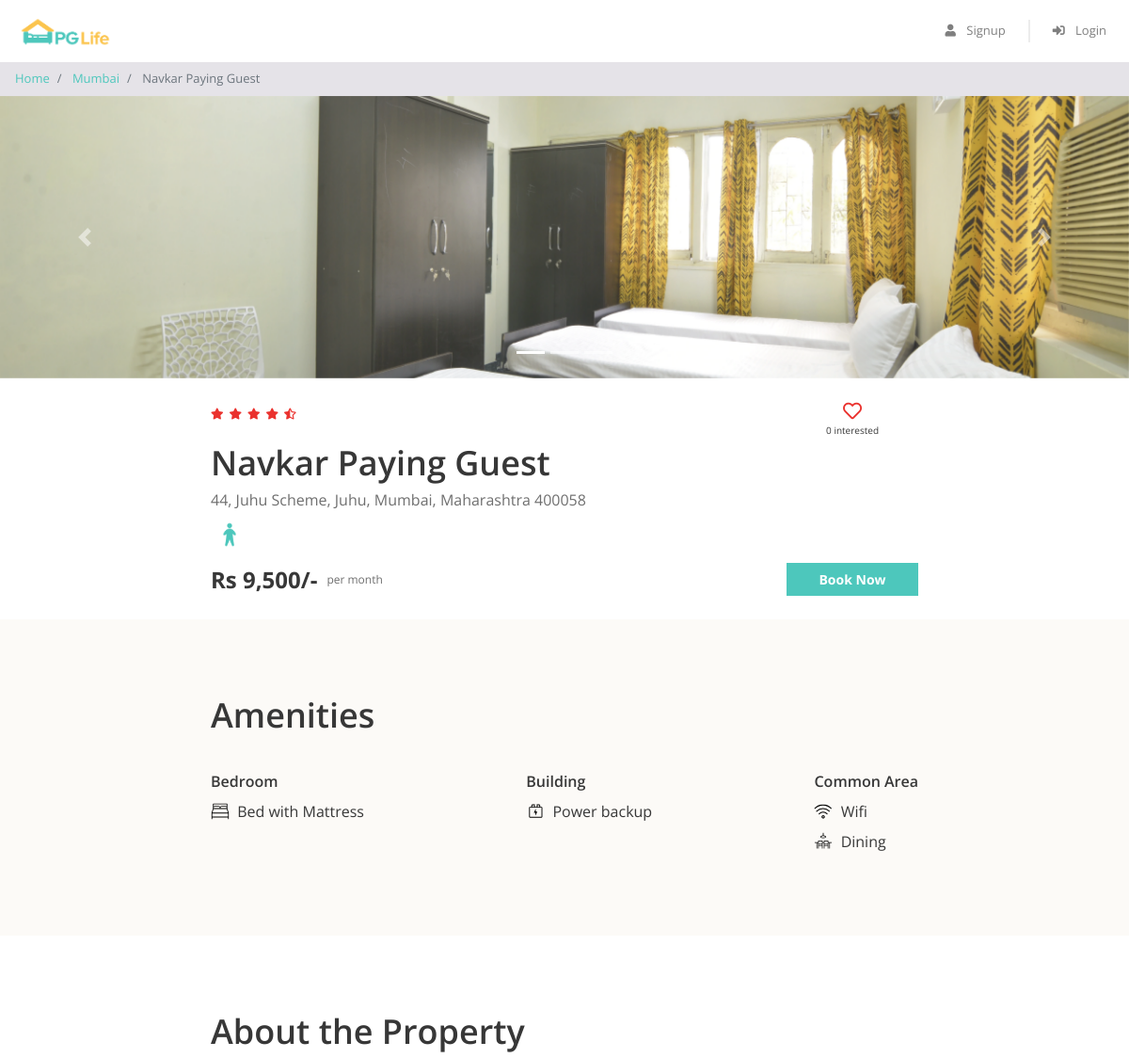
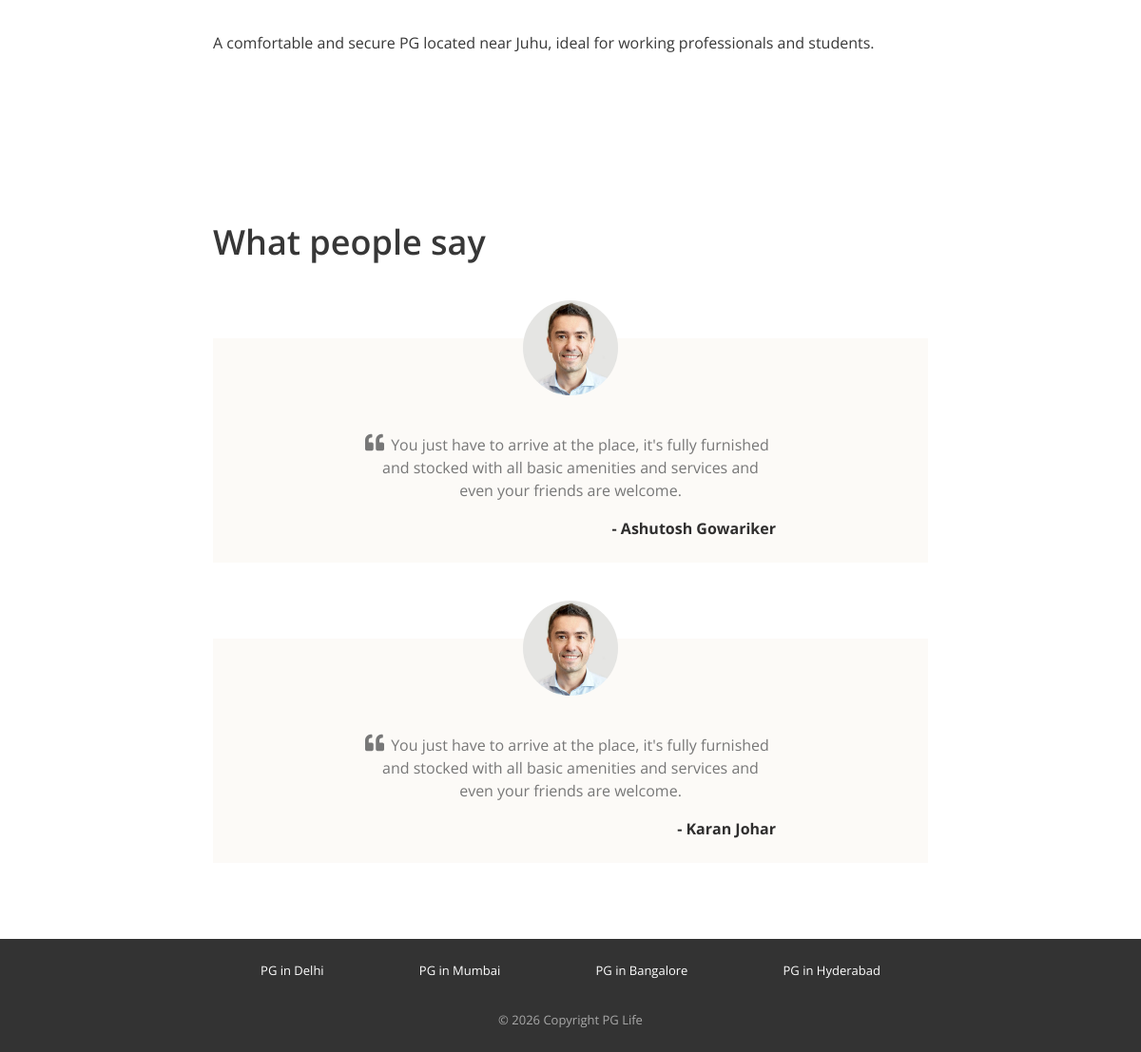
/property_detail.php?id=1, run on the app's committed database (2 pictures, top to bottom).
### tables this page shows
CREATE TABLE properties (
    id INT AUTO_INCREMENT PRIMARY KEY,
    name VARCHAR(150) NOT NULL,
    address VARCHAR(255) NOT NULL,
    city VARCHAR(100) NOT NULL,
    price INT NOT NULL,
    gender ENUM('male','female','unisex') NOT NULL,
    rating DECIMAL(2,1) DEFAULT 0,
    image_folder VARCHAR(50) NOT NULL,    
    description TEXT
);

CREATE TABLE amenities (
    id INT AUTO_INCREMENT PRIMARY KEY,
    name VARCHAR(100) NOT NULL,
    icon VARCHAR(255) NOT NULL,           
    category VARCHAR(50) NOT NULL         
);

### property_detail.php (the view, shortened to what this page needs)
<?php
require_once 'includes/db.php';
$id = intval($_GET['id'] ?? 0);
$stmt = $conn->prepare("SELECT p.*,
        (SELECT COUNT(*) FROM interested_users iu WHERE iu.property_id = p.id) AS interested_count
        FROM properties p WHERE p.id = ?");
$stmt->bind_param("i", $id);
$stmt->execute();
$result = $stmt->get_result();
$property = $result->fetch_assoc();
$folder = "img/properties/" . $property['image_folder'] . "/";
$images = [];
if (is_dir($folder)) {
    $files = array_values(array_diff(scandir($folder), ['.', '..']));
    foreach ($files as $f) {
        $images[] = $folder . $f;
    }
}
$amStmt = $conn->prepare("SELECT a.name, a.icon, a.category FROM amenities a
                           JOIN property_amenities pa ON a.id = pa.amenity_id
                           WHERE pa.property_id = ?
                           ORDER BY a.category");
$amStmt->bind_param("i", $id);
$amStmt->execute();
$amResult = $amStmt->get_result();
$amenitiesByCategory = [];
while ($row = $amResult->fetch_assoc()) {
    $amenitiesByCategory[$row['category']][] = $row;
}
$isInterested = false;
$bookingStatus = null;
function starsHtml($rating) {
    $full = floor($rating);
    $half = ($rating - $full) >= 0.5;
    $html = '';
    for ($i = 0; $i < $full; $i++) $html .= '<i class="fas fa-star"></i>';
    if ($half) $html .= '<i class="fas fa-star-half-alt"></i>';
    $remaining = 5 - $full - ($half ? 1 : 0);
    for ($i = 0; $i < $remaining; $i++) $html .= '<i class="far fa-star"></i>';
    return $html;
}
$genderIcon = $property['gender'] === 'male' ? 'img/male.png' : ($property['gender'] === 'female' ? 'img/female.png' : 'img/unisex.png');
?>
<!DOCTYPE html>
<html lang="en">
<head>
    <link href="css/bootstrap.min.css" rel="stylesheet" />
    <link href="https://use.fontawesome.com/releases/v5.11.2/css/all.css" rel="stylesheet" />
    <link href="css/common.css" rel="stylesheet" />
    <link href="css/property_detail.css" rel="stylesheet" />
</head>
<body>
    <div class="header sticky-top">
        <nav class="navbar navbar-expand-md navbar-light">
            <a class="navbar-brand" href="index.php">
                <img src="img/logo.png" />
            </a>
            <div class="collapse navbar-collapse justify-content-end" id="my-navbar">
                <ul class="navbar-nav">
                    <?php include 'includes/nav_state.php'; ?>
                </ul>
            </div>
        </nav>
    </div>
    <nav aria-label="breadcrumb">
        <ol class="breadcrumb py-2">
            <li class="breadcrumb-item">
                <a href="index.php">Home</a>
            </li>
            <li class="breadcrumb-item">
                <a href="property_list.php?city=<?= urlencode($property['city']) ?>"><?= htmlspecialchars($property['city']) ?></a>
            </li>
            <li class="breadcrumb-item active" aria-current="page">
                <?= htmlspecialchars($property['name']) ?>
            </li>
        </ol>
    </nav>
    <div id="property-images" class="carousel slide" data-ride="carousel">
        <ol class="carousel-indicators">
            <?php foreach ($images as $i => $img): ?>
                <li data-target="#property-images" data-slide-to="<?= $i ?>" class="<?= $i === 0 ? 'active' : '' ?>"></li>
            <?php endforeach; ?>
        </ol>
        <div class="carousel-inner">
            <?php foreach ($images as $i => $img): ?>
                <div class="carousel-item <?= $i === 0 ? 'active' : '' ?>">
                    <img class="d-block w-100" src="<?= htmlspecialchars($img) ?>" alt="slide">
                </div>
            <?php endforeach; ?>
        </div>
        <a class="carousel-control-prev" href="#property-images" role="button" data-slide="prev">
            <span class="carousel-control-prev-icon" aria-hidden="true"></span>
        </a>
        <a class="carousel-control-next" href="#property-images" role="button" data-slide="next">
            <span class="carousel-control-next-icon" aria-hidden="true"></span>
        </a>
    </div>
    <div class="property-summary page-container">
        <div class="row no-gutters justify-content-between">
            <div class="star-container" title="<?= $property['rating'] ?>">
                <?= starsHtml($property['rating']) ?>
            </div>
            <div class="interested-container">
                <i id="interestBtn" data-id="<?= $property['id'] ?>"
                   class="is-interested-image <?= $isInterested ? 'fas' : 'far' ?> fa-heart"></i>
                <div class="interested-text">
                    <span id="interestedCount" class="interested-user-count"><?= $property['interested_count'] ?></span> interested
                </div>
            </div>
        </div>
        <div class="detail-container">
            <div class="property-name"><?= htmlspecialchars($property['name']) ?></div>
            <div class="property-address"><?= htmlspecialchars($property['address']) ?></div>
            <div class="property-gender">
                <img src="<?= $genderIcon ?>" />
            </div>
        </div>
        <div class="row no-gutters">
            <div class="rent-container col-6">
                <div class="rent">Rs <?= number_format($property['price']) ?>/-</div>
                <div class="rent-unit">per month</div>
            </div>
            <div class="button-container col-6">
                <button id="bookBtn" data-id="<?= $property['id'] ?>"
                        class="btn <?= $bookingStatus ? 'btn-secondary' : 'btn-primary' ?>"
                        <?= $bookingStatus ? 'disabled' : '' ?>>
                    <?= $bookingStatus ? ucfirst($bookingStatus) : 'Book Now' ?>
                </button>
            </div>
        </div>
    </div>
    <div class="property-amenities">
        <div class="page-container">
            <h1>Amenities</h1>
            <div class="row justify-content-between">
                <?php foreach ($amenitiesByCategory as $category => $items): ?>
                    <div class="col-md-auto">
                        <h5><?= htmlspecialchars($category) ?></h5>
                        <?php foreach ($items as $item): ?>
                            <div class="amenity-container">
                                <img src="<?= htmlspecialchars($item['icon']) ?>">
                                <span><?= htmlspecialchars($item['name']) ?></span>
                            </div>
                        <?php endforeach; ?>
                    </div>
                <?php endforeach; ?>
            </div>
        </div>
    </div>
    <div class="property-about page-container">
        <h1>About the Property</h1>
        <p><?= nl2br(htmlspecialchars($property['description'])) ?></p>
    </div>
    <div class="property-testimonials page-container">
        <h1>What people say</h1>
        <div class="testimonial-block">
            <div class="testimonial-image-container">
                <img class="testimonial-img" src="img/man.png">
            </div>
            <div class="testimonial-text">
                <i class="fa fa-quote-left" aria-hidden="true"></i>
                <p>You just have to arrive at the place, it's fully furnished and stocked with all basic amenities and services and even your friends are welcome.</p>
            </div>
            <div class="testimonial-name">- Ashutosh Gowariker</div>
        </div>
        <div class="testimonial-block">
            <div class="testimonial-image-container">
                <img class="testimonial-img" src="img/man.png">
            </div>
            <div class="testimonial-text">
                <i class="fa fa-quote-left" aria-hidden="true"></i>
                <p>You just have to arrive at the place, it's fully furnished and stocked with all basic amenities and services and even your friends are welcome.</p>
            </div>
            <div class="testimonial-name">- Karan Johar</div>
        </div>
    </div>
    <div class="footer">
        <div class="page-container footer-container">
            <div class="footer-cities">
                <div class="footer-city"><a href="property_list.php?city=Delhi">PG in Delhi</a></div>
                <div class="footer-city"><a href="property_list.php?city=Mumbai">PG in Mumbai</a></div>
                <div class="footer-city"><a href="property_list.php?city=Bangalore">PG in Bangalore</a></div>
                <div class="footer-city"><a href="property_list.php?city=Hyderabad">PG in Hyderabad</a></div>
            </div>
            <div class="footer-copyright">© 2026 Copyright PG Life </div>
        </div>
    </div>
</body>
</html>

### css/common.css (style rules this page uses)
* { box-sizing: border-box; font-family: 'Open Sans', sans-serif; }
body { color: #373737; font-size: 16px; position: relative; }
h1, h2, h3, h4, h5, h6 { font-weight: 600; }
h1 { font-size: 36px; margin-bottom: 40px; }
h5 { font-size: 16px; margin-bottom: 10px; }
.btn-primary, .btn-warning, .btn-danger { color: white; font-weight: bold; }
.breadcrumb { background-color: #e5e3e8; font-size: 13px; border-radius: 0px; margin-bottom: 0px; }
.page-container { max-width: 800px; padding: 80px 24px; margin: auto; }
.header { background-color: white; font-size: 13px; }
.header .navbar .navbar-brand img { height: 40px; }
.footer { background-color: #333333; font-size: 13px; }
.footer-container { padding: 24px; }
.footer-cities { display: flex; flex-wrap: wrap; justify-content: space-around; }
.footer-city { margin-bottom: 8px; text-align: center; }
.footer-city a { color: #ffffff; }
.footer-copyright { color: #a9a9a9; text-align: center; padding-top: 24px; }

### css/property_detail.css (style rules this page uses)
.carousel img { height: 300px; object-fit: cover; }
.property-summary { padding: 24px; }
.property-amenities, .property-rating { background-color: #fcfaf7; }
.star-container i { color: #EA322E; font-size: 12px; margin-right: 6px; }
.interested-container { text-align: center; padding-right: 42px; }
.interested-container i { color: #EA322E; font-size: 20px; cursor: pointer; }
.interested-text { font-size: 10px; }
.detail-container { padding-bottom: 10px; }
.property-name { font-size: 36px; font-weight: 600; }
.property-address { color: #6f6f6f; font-size: 16px; padding-bottom: 5px; }
.property-gender img { width: 40px; }
.rent-container { display: flex; align-items: center; }
.rent { font-size: 24px; font-weight: bold; padding-right: 10px; }
.rent-unit { color: #6f6f6f; font-size: 12px; }
.button-container .btn { font-size: 14px; border-radius: 0px; width: 140px; float: right; }
.amenity-container { margin: 8px 0px; }
.amenity-container img { height: 20px; margin-top: -4px; margin-right: 4px; }
.testimonial-block { background-color: #fcfaf7; padding: 0px 160px 24px; margin-top: 80px; }
.testimonial-image-container { text-align: center; }
.testimonial-img { width: 100px; border-radius: 50%; position: relative; top: -40px; }
.testimonial-text { color: #777777; text-align: center; position: relative; }
.testimonial-text i { font-size: 20px; position: absolute; left: 0px; top: 0px; }
.testimonial-text p { text-indent: 20px; }
.testimonial-name { color: #2F2E2E; text-align: right; font-weight: bold; margin-top: 12px; }

### data on the page
properties: city "Mumbai", name "Navkar Paying Guest", address "44, Juhu Scheme, Juhu, Mumbai, Maharashtra 400058", gender (picture), price "9,500", description "A comfortable and secure PG located near Juhu, ideal for working professionals and students."
amenities: icon (picture), name "Bed with Mattress"
amenities: icon (picture), name "Power backup"
amenities: icon (picture), name "Wifi"
amenities: icon (picture), name "Dining"

### other printed values
$property['interested_count'] "0"
$category "Bedroom"
$category "Building"
$category "Common Area"
